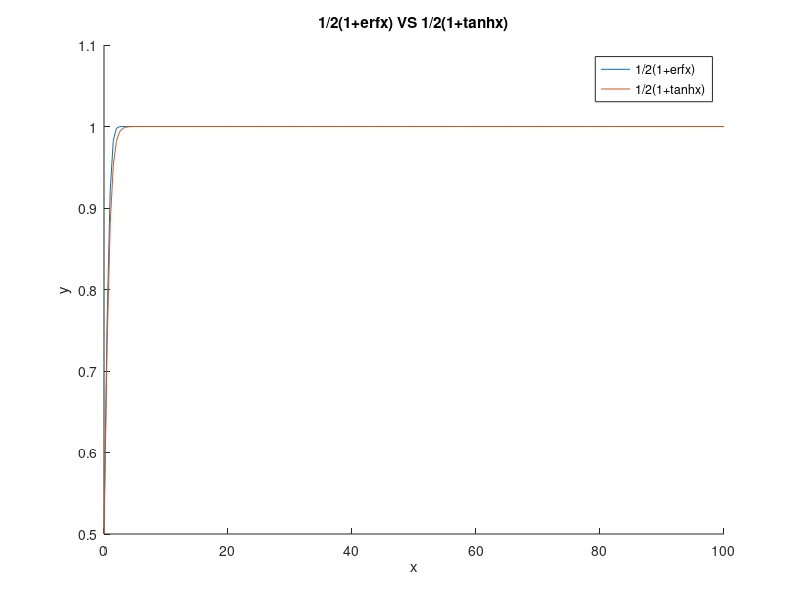

This figure's MATLAB source:
totalx = 100;
deltax = 0.5;
numx = totalx/deltax+1;
x = zeros(numx,1);

for t=1:numx-1
    x(t+1) = x(t)+deltax;
end

infun = @(u) 2/sqrt(pi)*exp(-u.^2);
erf1 = @(x) integral(infun,0,x);

% erf2: An array that b is assigned to erf1
erf2 = arrayfun(erf1,x);

tanh = @(x) (exp(x)-exp(-x))./(exp(x)+exp(-x));

f1 = 1/2*(1+erf2);
f2 = 1/2*(1+tanh(x));


hold on
plot(x,f1);plot(x,f2);
hold off
xlabel('x'); ylabel('y')
title('1/2(1+erfx) VS 1/2(1+tanhx)')
legend('1/2(1+erfx)','1/2(1+tanhx)')

